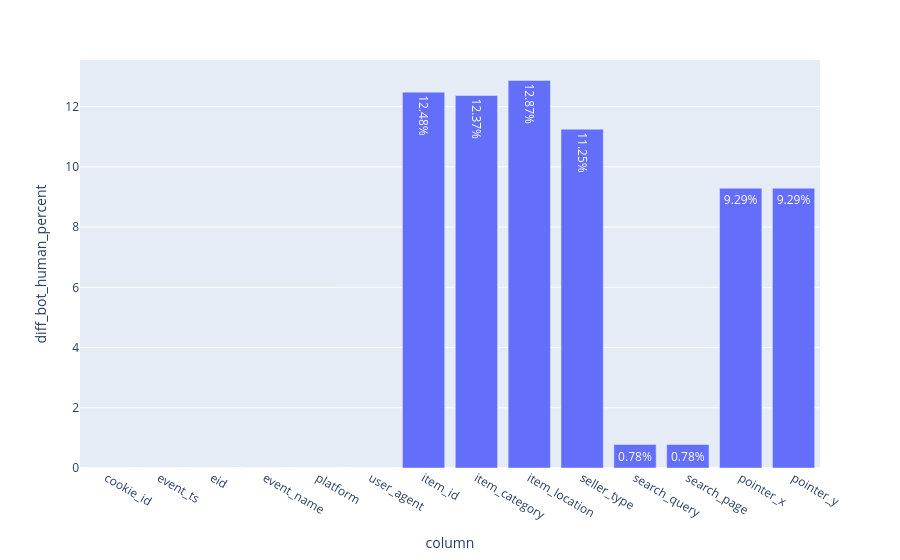

Notebook code cell kept with this figure:
### Code cell
fig = px.bar(
    column_null_target_distribution,
    x='column',
    y='diff_bot_human_percent',
    text='diff_bot_human_percent'
)

fig.update_layout(barmode='relative')

fig.update_traces(
    texttemplate='%{text:.2f}%'
)

fig.show()

### Figure 1 — Plotly figure (JSON) as saved in the notebook; plotly's stock layout.template omitted (floating-point values rounded to 4 significant figures)
{"data": [{"hovertemplate": "column=%{x}<br>diff_bot_human_percent=%{text}<extra></extra>", "legendgroup": "", "marker": {"color": "#636efa", "pattern": {"shape": ""}}, "name": "", "orientation": "v", "showlegend": false, "text": [0.0, 0.0, 0.0, 0.0, 0.0, 0.0, 12.48, 12.37, 12.87, 11.25, 0.78, 0.78, 9.29, 9.29], "textposition": "auto", "texttemplate": "%{text:.2f}%", "type": "bar", "x": ["cookie_id", "event_ts", "eid", "event_name", "platform", "user_agent", "item_id", "item_category", "item_location", "seller_type", "search_query", "search_page", "pointer_x", "pointer_y"], "xaxis": "x", "y": [0.0, 0.0, 0.0, 0.0, 0.0, 0.0, 12.48, 12.37, 12.87, 11.25, 0.78, 0.78, 9.29, 9.29], "yaxis": "y"}], "layout": {"barmode": "relative", "legend": {"tracegroupgap": 0}, "margin": {"t": 60}, "xaxis": {"anchor": "y", "domain": [0, 1], "title": {"text": "column"}}, "yaxis": {"anchor": "x", "domain": [0, 1], "title": {"text": "diff_bot_human_percent"}}}}
